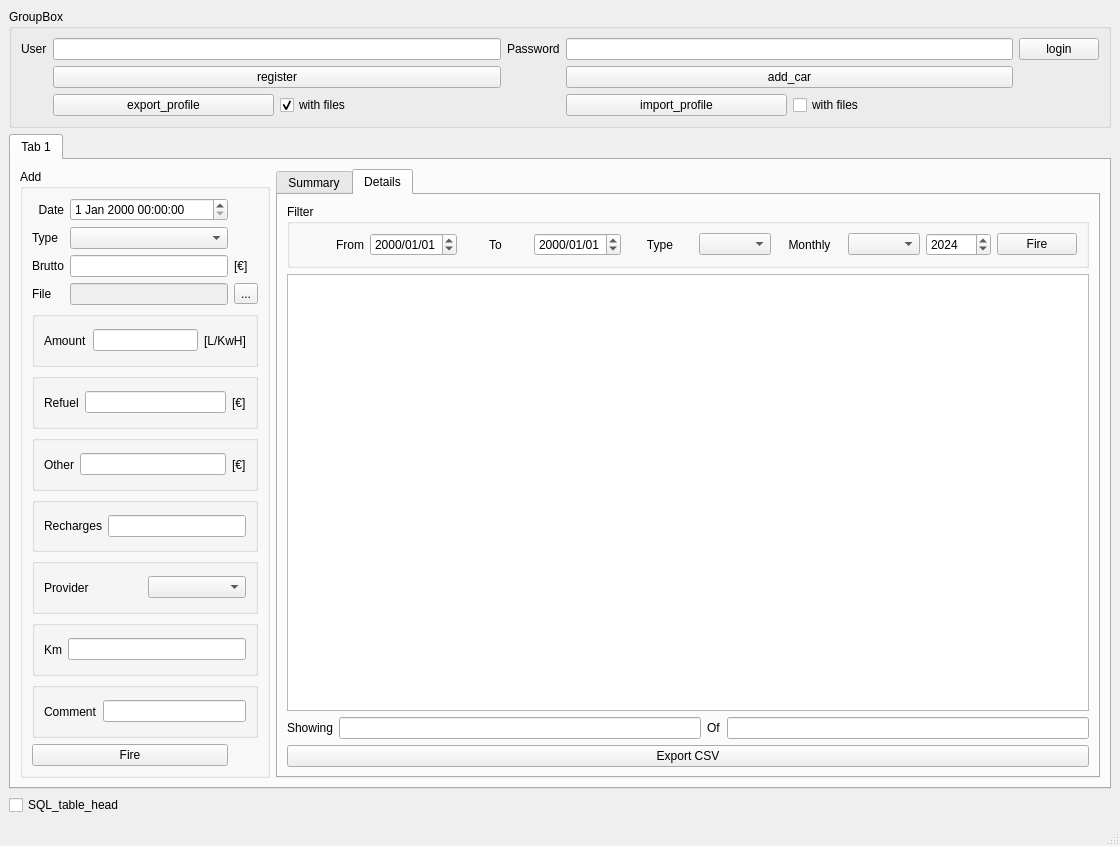
<?xml version="1.0" encoding="UTF-8"?>
<ui version="4.0">
 <class>MainWindow</class>
 <widget class="QMainWindow" name="MainWindow">
  <property name="geometry">
   <rect>
    <x>0</x>
    <y>0</y>
    <width>1120</width>
    <height>846</height>
   </rect>
  </property>
  <property name="windowTitle">
   <string>MainWindow</string>
  </property>
  <widget class="QWidget" name="centralwidget">
   <layout class="QGridLayout" name="gridLayout_7">
    <item row="0" column="0">
     <widget class="QGroupBox" name="groupBox_3">
      <property name="minimumSize">
       <size>
        <width>0</width>
        <height>50</height>
       </size>
      </property>
      <property name="title">
       <string>GroupBox</string>
      </property>
      <layout class="QGridLayout" name="gridLayout_5">
       <item row="0" column="0">
        <widget class="QLabel" name="label_17">
         <property name="text">
          <string>User</string>
         </property>
        </widget>
       </item>
       <item row="0" column="1">
        <widget class="QLineEdit" name="LE_user_name"/>
       </item>
       <item row="0" column="2">
        <widget class="QLabel" name="label_18">
         <property name="text">
          <string>Password</string>
         </property>
        </widget>
       </item>
       <item row="0" column="3">
        <widget class="QLineEdit" name="LE_user_pass">
         <property name="echoMode">
          <enum>QLineEdit::Password</enum>
         </property>
        </widget>
       </item>
       <item row="0" column="4">
        <widget class="QPushButton" name="PB_login">
         <property name="text">
          <string>login</string>
         </property>
        </widget>
       </item>
       <item row="1" column="1">
        <widget class="QPushButton" name="PB_create_user">
         <property name="text">
          <string>register</string>
         </property>
        </widget>
       </item>
       <item row="1" column="3">
        <widget class="QPushButton" name="PB_add_car">
         <property name="text">
          <string>add_car</string>
         </property>
        </widget>
       </item>
       <item row="2" column="1">
        <layout class="QHBoxLayout" name="horizontalLayout_9">
         <item>
          <widget class="QPushButton" name="PB_export_profile">
           <property name="text">
            <string>export_profile</string>
           </property>
          </widget>
         </item>
         <item>
          <widget class="QCheckBox" name="CB_export_profile_with_files">
           <property name="text">
            <string>with files</string>
           </property>
           <property name="checked">
            <bool>true</bool>
           </property>
          </widget>
         </item>
        </layout>
       </item>
       <item row="2" column="3">
        <layout class="QHBoxLayout" name="horizontalLayout_10">
         <item>
          <widget class="QPushButton" name="PB_import_profile">
           <property name="text">
            <string>import_profile</string>
           </property>
          </widget>
         </item>
         <item>
          <widget class="QCheckBox" name="CB_import_profile_with_files">
           <property name="text">
            <string>with files</string>
           </property>
           <property name="checked">
            <bool>false</bool>
           </property>
          </widget>
         </item>
        </layout>
       </item>
      </layout>
     </widget>
    </item>
    <item row="1" column="0">
     <widget class="QTabWidget" name="TW_main_user_interface">
      <property name="currentIndex">
       <number>0</number>
      </property>
      <widget class="QWidget" name="tab_3">
       <attribute name="title">
        <string>Tab 1</string>
       </attribute>
       <layout class="QGridLayout" name="gridLayout_2">
        <item row="0" column="0">
         <widget class="QGroupBox" name="groupBox_2">
          <property name="maximumSize">
           <size>
            <width>250</width>
            <height>16777215</height>
           </size>
          </property>
          <property name="title">
           <string>Add</string>
          </property>
          <layout class="QGridLayout" name="gridLayout_6">
           <item row="0" column="0" colspan="2">
            <widget class="QLabel" name="label_5">
             <property name="layoutDirection">
              <enum>Qt::LeftToRight</enum>
             </property>
             <property name="text">
              <string>Date</string>
             </property>
             <property name="alignment">
              <set>Qt::AlignRight|Qt::AlignTrailing|Qt::AlignVCenter</set>
             </property>
            </widget>
           </item>
           <item row="0" column="2">
            <widget class="QDateTimeEdit" name="alim_date"/>
           </item>
           <item row="1" column="0" colspan="2">
            <widget class="QLabel" name="label_7">
             <property name="text">
              <string>Type</string>
             </property>
             <property name="alignment">
              <set>Qt::AlignLeading|Qt::AlignLeft|Qt::AlignVCenter</set>
             </property>
            </widget>
           </item>
           <item row="1" column="2">
            <widget class="QComboBox" name="CB_alim_types">
             <property name="minimumSize">
              <size>
               <width>0</width>
               <height>0</height>
              </size>
             </property>
            </widget>
           </item>
           <item row="2" column="0" colspan="2">
            <widget class="QLabel" name="label_6">
             <property name="text">
              <string>Brutto</string>
             </property>
             <property name="alignment">
              <set>Qt::AlignLeading|Qt::AlignLeft|Qt::AlignVCenter</set>
             </property>
            </widget>
           </item>
           <item row="2" column="2">
            <widget class="QLineEdit" name="LE_brutto"/>
           </item>
           <item row="2" column="3">
            <widget class="QLabel" name="label_19">
             <property name="text">
              <string>[€]</string>
             </property>
            </widget>
           </item>
           <item row="3" column="0">
            <widget class="QLabel" name="label_9">
             <property name="text">
              <string>File</string>
             </property>
             <property name="alignment">
              <set>Qt::AlignLeading|Qt::AlignLeft|Qt::AlignVCenter</set>
             </property>
            </widget>
           </item>
           <item row="3" column="2">
            <widget class="QLineEdit" name="LE_add_file">
             <property name="enabled">
              <bool>false</bool>
             </property>
            </widget>
           </item>
           <item row="3" column="3">
            <widget class="QToolButton" name="TB_add_file">
             <property name="text">
              <string>...</string>
             </property>
            </widget>
           </item>
           <item row="4" column="0" colspan="4">
            <widget class="QGroupBox" name="GB_Amount">
             <property name="title">
              <string/>
             </property>
             <layout class="QHBoxLayout" name="horizontalLayout_3">
              <item>
               <widget class="QLabel" name="label_10">
                <property name="text">
                 <string>Amount</string>
                </property>
                <property name="alignment">
                 <set>Qt::AlignLeading|Qt::AlignLeft|Qt::AlignVCenter</set>
                </property>
               </widget>
              </item>
              <item>
               <widget class="QLineEdit" name="LE_amount"/>
              </item>
              <item>
               <widget class="QLabel" name="label_L_KwH">
                <property name="text">
                 <string>[L/KwH]</string>
                </property>
               </widget>
              </item>
             </layout>
            </widget>
           </item>
           <item row="5" column="0" colspan="4">
            <widget class="QGroupBox" name="GB_Refuel">
             <property name="title">
              <string/>
             </property>
             <layout class="QHBoxLayout" name="horizontalLayout_6">
              <item>
               <widget class="QLabel" name="label_Refuel_eCharge">
                <property name="text">
                 <string>Refuel</string>
                </property>
                <property name="alignment">
                 <set>Qt::AlignLeading|Qt::AlignLeft|Qt::AlignVCenter</set>
                </property>
               </widget>
              </item>
              <item>
               <widget class="QLineEdit" name="LE_refuel"/>
              </item>
              <item>
               <widget class="QLabel" name="label_21">
                <property name="text">
                 <string>[€]</string>
                </property>
               </widget>
              </item>
             </layout>
            </widget>
           </item>
           <item row="7" column="0" colspan="4">
            <widget class="QGroupBox" name="GB_Charges">
             <property name="title">
              <string/>
             </property>
             <layout class="QHBoxLayout" name="horizontalLayout_8">
              <item>
               <widget class="QLabel" name="label_12">
                <property name="text">
                 <string>Recharges</string>
                </property>
                <property name="alignment">
                 <set>Qt::AlignLeading|Qt::AlignLeft|Qt::AlignVCenter</set>
                </property>
               </widget>
              </item>
              <item>
               <widget class="QLineEdit" name="LE_recharges">
                <property name="text">
                 <string/>
                </property>
               </widget>
              </item>
             </layout>
            </widget>
           </item>
           <item row="10" column="0" colspan="4">
            <widget class="QGroupBox" name="GB_Comment">
             <property name="title">
              <string/>
             </property>
             <layout class="QHBoxLayout" name="horizontalLayout_7">
              <item>
               <widget class="QLabel" name="label_14">
                <property name="text">
                 <string>Comment</string>
                </property>
                <property name="alignment">
                 <set>Qt::AlignLeading|Qt::AlignLeft|Qt::AlignVCenter</set>
                </property>
               </widget>
              </item>
              <item>
               <widget class="QLineEdit" name="LE_comment">
                <property name="text">
                 <string/>
                </property>
               </widget>
              </item>
             </layout>
            </widget>
           </item>
           <item row="11" column="0" colspan="3">
            <widget class="QPushButton" name="PB_fire_add_row">
             <property name="text">
              <string>Fire</string>
             </property>
            </widget>
           </item>
           <item row="8" column="0" colspan="4">
            <widget class="QGroupBox" name="GB_provider">
             <property name="maximumSize">
              <size>
               <width>16777215</width>
               <height>250</height>
              </size>
             </property>
             <property name="title">
              <string/>
             </property>
             <layout class="QHBoxLayout" name="horizontalLayout_2">
              <item>
               <widget class="QLabel" name="label_23">
                <property name="text">
                 <string>Provider</string>
                </property>
               </widget>
              </item>
              <item>
               <widget class="QComboBox" name="CB_eProvider"/>
              </item>
             </layout>
            </widget>
           </item>
           <item row="6" column="0" colspan="4">
            <widget class="QGroupBox" name="GB_other">
             <property name="title">
              <string/>
             </property>
             <layout class="QHBoxLayout" name="horizontalLayout_4">
              <item>
               <widget class="QLabel" name="label_15">
                <property name="text">
                 <string>Other</string>
                </property>
                <property name="alignment">
                 <set>Qt::AlignLeading|Qt::AlignLeft|Qt::AlignVCenter</set>
                </property>
               </widget>
              </item>
              <item>
               <widget class="QLineEdit" name="LE_other">
                <property name="text">
                 <string/>
                </property>
               </widget>
              </item>
              <item>
               <widget class="QLabel" name="label_22">
                <property name="text">
                 <string>[€]</string>
                </property>
               </widget>
              </item>
             </layout>
            </widget>
           </item>
           <item row="9" column="0" colspan="4">
            <widget class="QGroupBox" name="GB_Km">
             <property name="title">
              <string/>
             </property>
             <layout class="QHBoxLayout" name="horizontalLayout_5">
              <item>
               <widget class="QLabel" name="label_13">
                <property name="text">
                 <string>Km</string>
                </property>
                <property name="alignment">
                 <set>Qt::AlignLeading|Qt::AlignLeft|Qt::AlignVCenter</set>
                </property>
               </widget>
              </item>
              <item>
               <widget class="QLineEdit" name="LE_km">
                <property name="text">
                 <string/>
                </property>
               </widget>
              </item>
             </layout>
            </widget>
           </item>
          </layout>
         </widget>
        </item>
        <item row="0" column="1">
         <widget class="QTabWidget" name="tabWidget">
          <property name="currentIndex">
           <number>1</number>
          </property>
          <widget class="QWidget" name="tab">
           <attribute name="title">
            <string>Summary</string>
           </attribute>
           <layout class="QGridLayout" name="gridLayout_3">
            <item row="2" column="0">
             <widget class="QTableWidget" name="table_alimentari">
              <property name="minimumSize">
               <size>
                <width>0</width>
                <height>0</height>
               </size>
              </property>
              <property name="maximumSize">
               <size>
                <width>16777215</width>
                <height>100</height>
               </size>
              </property>
             </widget>
            </item>
            <item row="3" column="0">
             <widget class="QTableWidget" name="table_totals"/>
            </item>
            <item row="1" column="0">
             <widget class="QTableWidget" name="table_last_records">
              <property name="maximumSize">
               <size>
                <width>16777215</width>
                <height>400</height>
               </size>
              </property>
             </widget>
            </item>
           </layout>
          </widget>
          <widget class="QWidget" name="tab_2">
           <attribute name="title">
            <string>Details</string>
           </attribute>
           <layout class="QGridLayout" name="gridLayout_4">
            <item row="0" column="0">
             <widget class="QGroupBox" name="groupBox">
              <property name="title">
               <string>Filter</string>
              </property>
              <layout class="QGridLayout" name="gridLayout">
               <item row="0" column="0">
                <widget class="QLabel" name="label">
                 <property name="layoutDirection">
                  <enum>Qt::LeftToRight</enum>
                 </property>
                 <property name="text">
                  <string>From</string>
                 </property>
                 <property name="alignment">
                  <set>Qt::AlignRight|Qt::AlignTrailing|Qt::AlignVCenter</set>
                 </property>
                </widget>
               </item>
               <item row="0" column="1">
                <widget class="QDateEdit" name="DEFrom">
                 <property name="minimumSize">
                  <size>
                   <width>80</width>
                   <height>0</height>
                  </size>
                 </property>
                 <property name="maximumSize">
                  <size>
                   <width>100</width>
                   <height>16777215</height>
                  </size>
                 </property>
                 <property name="displayFormat">
                  <string>yyyy/MM/dd</string>
                 </property>
                </widget>
               </item>
               <item row="0" column="2">
                <widget class="QLabel" name="label_2">
                 <property name="text">
                  <string>To</string>
                 </property>
                 <property name="alignment">
                  <set>Qt::AlignCenter</set>
                 </property>
                </widget>
               </item>
               <item row="0" column="3">
                <widget class="QDateEdit" name="DEBis">
                 <property name="minimumSize">
                  <size>
                   <width>80</width>
                   <height>0</height>
                  </size>
                 </property>
                 <property name="maximumSize">
                  <size>
                   <width>100</width>
                   <height>16777215</height>
                  </size>
                 </property>
                 <property name="displayFormat">
                  <string>yyyy/MM/dd</string>
                 </property>
                </widget>
               </item>
               <item row="0" column="4">
                <widget class="QLabel" name="label_3">
                 <property name="text">
                  <string>Type</string>
                 </property>
                 <property name="alignment">
                  <set>Qt::AlignCenter</set>
                 </property>
                </widget>
               </item>
               <item row="0" column="5">
                <widget class="QComboBox" name="CB_alim_types_filter">
                 <property name="minimumSize">
                  <size>
                   <width>0</width>
                   <height>0</height>
                  </size>
                 </property>
                </widget>
               </item>
               <item row="0" column="6">
                <widget class="QLabel" name="label_4">
                 <property name="text">
                  <string>Monthly</string>
                 </property>
                 <property name="alignment">
                  <set>Qt::AlignCenter</set>
                 </property>
                </widget>
               </item>
               <item row="0" column="7">
                <widget class="QComboBox" name="CBMonths"/>
               </item>
               <item row="0" column="8">
                <widget class="QSpinBox" name="SB_year">
                 <property name="minimum">
                  <number>2010</number>
                 </property>
                 <property name="maximum">
                  <number>2050</number>
                 </property>
                 <property name="value">
                  <number>2024</number>
                 </property>
                </widget>
               </item>
               <item row="0" column="9">
                <widget class="QPushButton" name="PB_fire_filter">
                 <property name="text">
                  <string>Fire</string>
                 </property>
                </widget>
               </item>
              </layout>
             </widget>
            </item>
            <item row="1" column="0">
             <widget class="QTableWidget" name="TW_all_alimentari"/>
            </item>
            <item row="2" column="0">
             <layout class="QHBoxLayout" name="horizontalLayout">
              <item>
               <widget class="QLabel" name="label_8">
                <property name="text">
                 <string>Showing</string>
                </property>
               </widget>
              </item>
              <item>
               <widget class="QLineEdit" name="LE_filter_showing"/>
              </item>
              <item>
               <widget class="QLabel" name="label_16">
                <property name="text">
                 <string>Of</string>
                </property>
               </widget>
              </item>
              <item>
               <widget class="QLineEdit" name="LE_total_rows"/>
              </item>
             </layout>
            </item>
            <item row="3" column="0">
             <widget class="QPushButton" name="PB_Export_csv">
              <property name="text">
               <string>Export CSV</string>
              </property>
             </widget>
            </item>
           </layout>
          </widget>
         </widget>
        </item>
       </layout>
      </widget>
     </widget>
    </item>
    <item row="2" column="0">
     <widget class="QCheckBox" name="CB_SQL_table_head">
      <property name="text">
       <string>SQL_table_head</string>
      </property>
     </widget>
    </item>
   </layout>
  </widget>
  <widget class="QMenuBar" name="menubar">
   <property name="geometry">
    <rect>
     <x>0</x>
     <y>0</y>
     <width>1120</width>
     <height>21</height>
    </rect>
   </property>
  </widget>
  <widget class="QStatusBar" name="statusbar"/>
 </widget>
 <tabstops>
  <tabstop>LE_user_name</tabstop>
  <tabstop>LE_user_pass</tabstop>
  <tabstop>PB_login</tabstop>
  <tabstop>PB_export_profile</tabstop>
  <tabstop>CB_alim_types</tabstop>
  <tabstop>LE_brutto</tabstop>
  <tabstop>LE_add_file</tabstop>
  <tabstop>PB_fire_add_row</tabstop>
  <tabstop>alim_date</tabstop>
  <tabstop>TW_main_user_interface</tabstop>
  <tabstop>tabWidget</tabstop>
  <tabstop>table_last_records</tabstop>
  <tabstop>table_alimentari</tabstop>
  <tabstop>table_totals</tabstop>
  <tabstop>DEFrom</tabstop>
  <tabstop>DEBis</tabstop>
  <tabstop>CB_alim_types_filter</tabstop>
  <tabstop>CBMonths</tabstop>
  <tabstop>SB_year</tabstop>
  <tabstop>PB_fire_filter</tabstop>
  <tabstop>TW_all_alimentari</tabstop>
  <tabstop>LE_filter_showing</tabstop>
  <tabstop>LE_total_rows</tabstop>
  <tabstop>PB_Export_csv</tabstop>
  <tabstop>TB_add_file</tabstop>
 </tabstops>
 <resources/>
 <connections/>
</ui>
